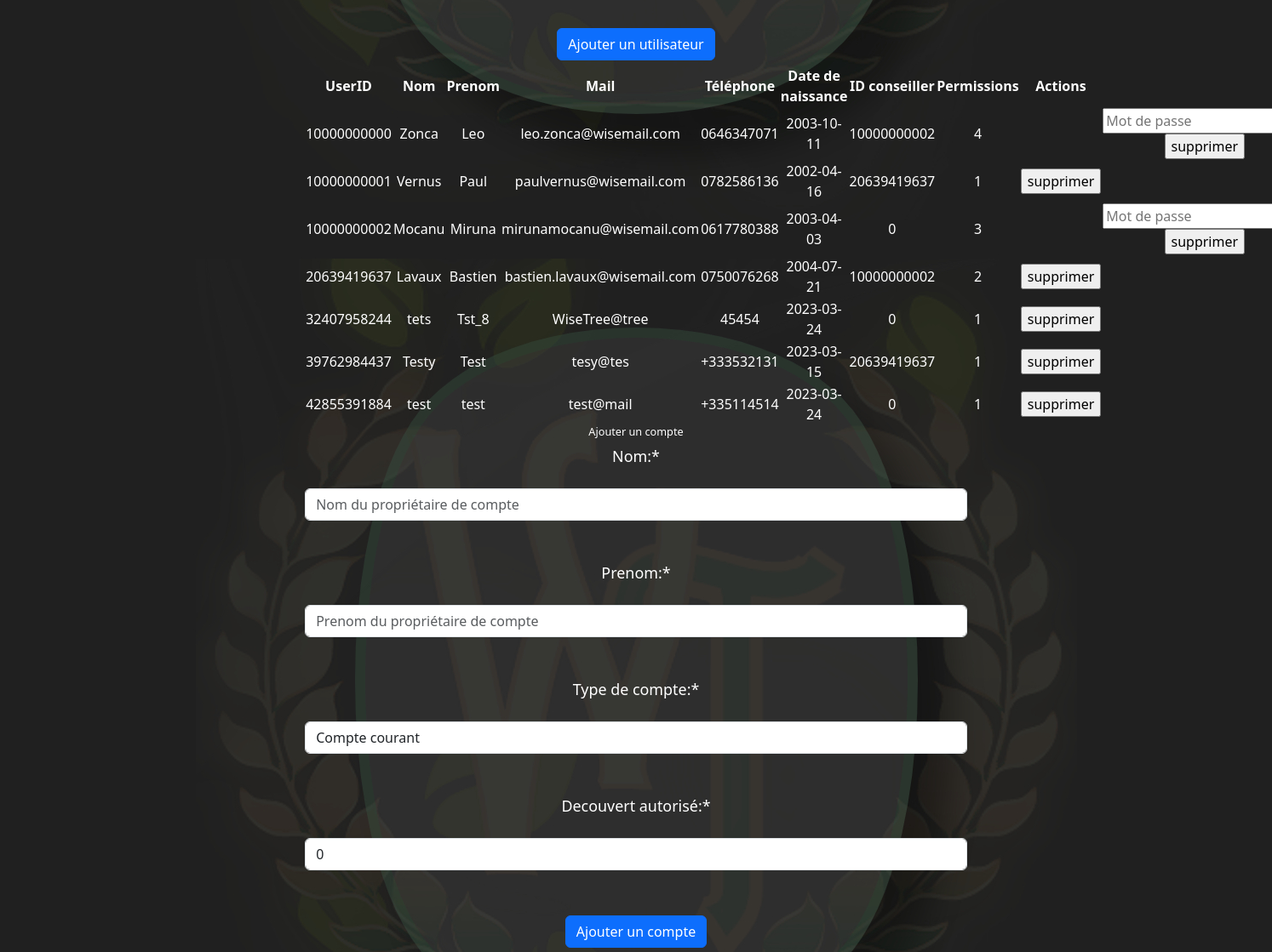
Before: /panneladmin.php (lower part) with the older database file.
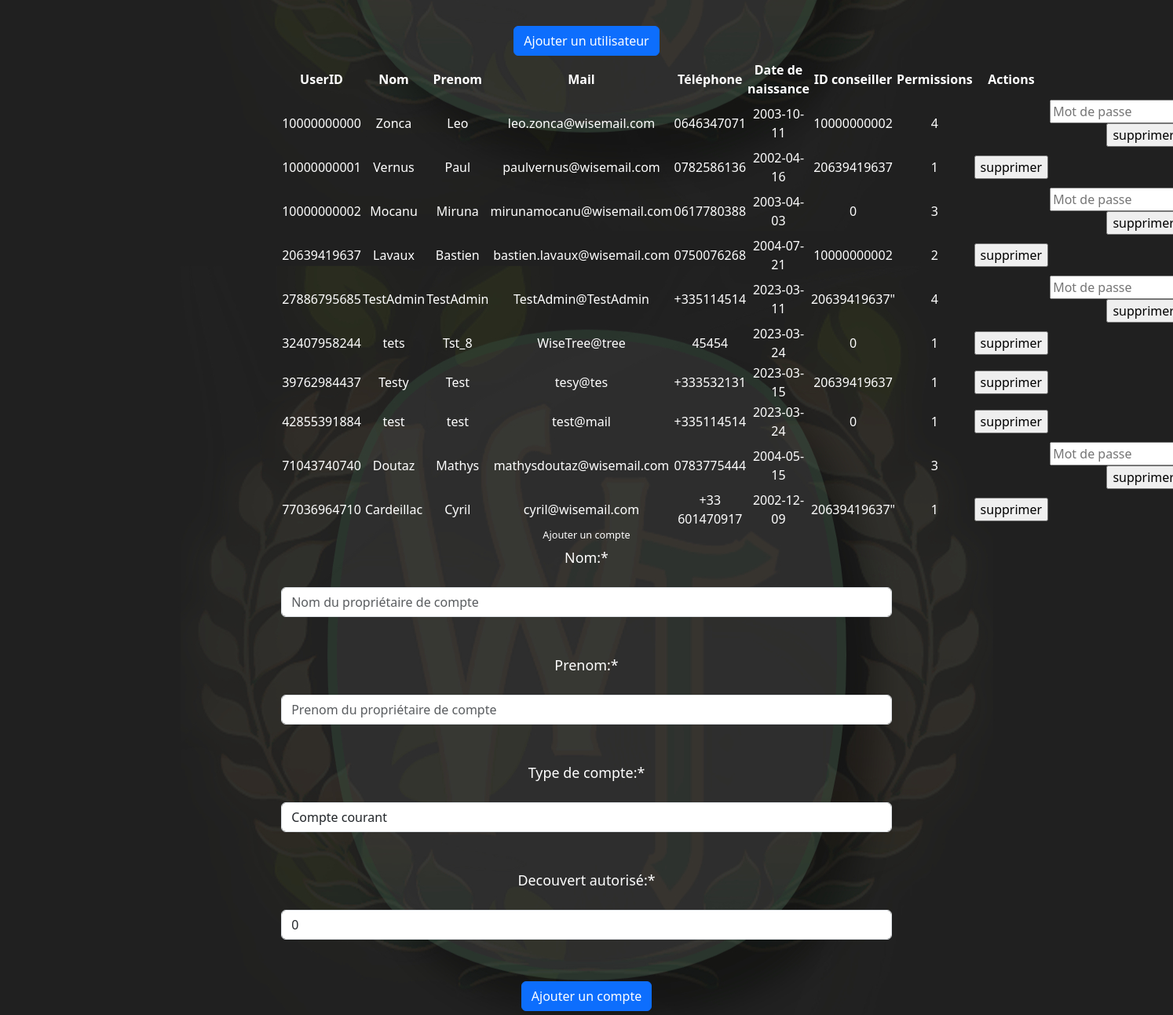
After: the same page with the newer database file.
### tables this page shows
CREATE TABLE IF NOT EXISTS `users` (
  `userid` varchar(255) NOT NULL,
  `nom` varchar(255) NOT NULL,
  `prenom` varchar(255) NOT NULL,
  `date_naissance` date NOT NULL,
  `password` varchar(255) NOT NULL,
  `mail` varchar(255) NOT NULL,
  `tel` varchar(255) NOT NULL,
  `idconseiller` varchar(255) DEFAULT NULL,
  `permissions` int NOT NULL DEFAULT '0',
  PRIMARY KEY (`userid`),
  KEY `FK_users_perms` (`permissions`)
);

### panneladmin.php (the view, shortened to what this page needs)
<?php
function displayusers ($bdd) {
    $sql = "SELECT * FROM users ";
    $request = $bdd->prepare($sql);
    $request->execute();
    echo '<table>';
    echo '<tr>
        <th>UserID</th>
        <th>Nom</th>
        <th>Prenom</th>
        <th>Mail</th>
        <th>Téléphone</th>
        <th>Date de naissance</th>
        <th>ID conseiller</th>
        <th>Permissions</th>
        <th>Actions</th>
    </tr>';
    while($data = $request->fetch()){
        echo '<tr>';
        echo '<td>' . $data['userid'] . '</td>';
        echo '<td>' . $data['nom'] . '</td>';
        echo '<td>' . $data['prenom'] . '</td>';
        echo '<td>' . $data['mail'] . '</td>';
        echo '<td>' . $data['tel'] . '</td>';
        echo '<td>' . $data['date_naissance'] . '</td>';
        echo '<td>' . $data['idconseiller'] . '</td>';
        echo '<td>' . $data['permissions'] . '</td>';
        echo '<td>';
        if($data['permissions'] >=3){
            echo '<td>';
            echo '<form method="POST">
                <input type="hidden" name="id" value="'. $data['userid'] .'">
                <input type="password" name="password" placeholder="Mot de passe">
                <input type="submit" name="delete" value="supprimer">
            </form>';
        } else {
            echo '<form method="POST">
                <input type="hidden" name="id" value="'. $data['userid'] .'">
                <input type="submit" name="delete" value="supprimer" onclick="return confirm(\'Êtes-vous sûr de vouloir supprimer ce compte ?\')">
            </form>';
        }
        echo '</td>';
        echo '</tr>';
    }
    echo'</table>';
}
function checkconseillers($bdd){
    echo "<select name='conseiller' class='form-control'>";
    echo "</select><br><br>";
}
function checkranks($bdd){
    echo "<select name='perms' class='form-control' required>";
    echo "</select><br><br>";
}
  ?>
<!DOCTYPE HTML>
<html lang="fr">
    <head>
        <link href="https://cdn.jsdelivr.net/npm/bootstrap@5.3.0-alpha1/dist/css/bootstrap.min.css" rel="stylesheet">
        <link rel="stylesheet" type="text/css" href="css/style.css">
    </head>
    <body>
        <div class="container">
            <div class='login-container'>
            <div class ="row">
            <div class="col-sm">
			<div class="loginform">
				<form action="panneladmin.php" method="post">
					<label for="nom">Nom*:</label><br><br>
					<input type="text" id="nom" name="nom" placeholder="Votre nom" class="form-control" required><br><br>
                    <label for="prenom">Prenom*:</label><br><br>
					<input type="text" id="prenom" name="prenom" placeholder="Votre prenom" class="form-control" required><br><br>
                    <label for="email">Mail*:</label><br><br>
					<input type="mail" id="mail" name="email" placeholder="Wise@Tree.com" class="form-control" required><br><br>
					<label for="datenaissance">Date de naissance*:</label><br><br>
					<input type="date" id="date" name="datenaissance" placeholder="11/10/2003" class="form-control" required><br><br>
                    <label for="tel">N°télephone*:</label><br><br>
                    <input type="text" id="tel" name="tel" placeholder="+33***********" class="form-control" required><br><br>
                    <label for="conseiller">Conseiller</label><br><br>
                    <?php
                    $bdd = new PDO('mysql:host=localhost;dbname=wisebankdb;charset=utf8', 'root','');
                            checkconseillers($bdd);
                    ?>
                    <label for="perms">Permissions:*</label><br><br>
                    <?php
                        checkranks($bdd);
                    ?>
					<button name="adduser" class="btn btn-primary">Ajouter un utilisateur</button>
				</form>
                <?php
                    displayusers($bdd);
                ?>
                </div>
                <div class="col-sm">
                    <div class="loginform">
                    <h2>Ajouter un compte</h2>
                    <form action="panneladmin.php" method="post">
                        <label for="nomclient">Nom:*</label><br><br>
                        <input type="text" id="nomclient" name="nomclient" placeholder="Nom du propriétaire de compte" class="form-control" required><br><br>
                        <label for="prenomclient">Prenom:*</label><br><br>
                        <input type="text" id="prenomclient" name="prenomclient" placeholder="Prenom du propriétaire de compte" class="form-control" required><br><br>
                        <label for="nomcompte">Type de compte:*</label><br><br>
                        <select name='nomcompte' class="form-control" required>
                            <option value = "Courant" selected>Compte courant</option>
                        </select><br><br>
                        <label for="decouvert">Decouvert autorisé:*</label><br><br>
                        <select name="decouvert" class="form-control" required>
                            <option value = "0" selected>0</option>
                        </select><br><br>
                        <button name="addcompte" class="btn btn-primary">Ajouter un compte</button>
                    </form>
                </div>
            </div>
                </div>
            </div>
        </div>
	</body>
</html>

### css/style.css (style rules this page uses)
body { background-image: url("../background.png"); height: 100%; background-position-y: 40%; background-position-x: 50%; text-align: center; }
h2 { font-size: 0.85vw; text-align: center; }
label { font-size: 1.2vw; }
button { width: fit-content; font-size: 0.9vw; }
.container { color: white; }
div.login-container { color: white; margin-left: 20%; margin-right: 20%; }
.btn.btn-primary { margin: 5px; }

### panneladmin.php (style rules this page uses)
body { background-image: url("background.png"); height: 100%; background-position-y: 20%; background-position-x: 50%; }

Changed rows visible on the page:
added users: userid "27886795685", nom "TestAdmin", prenom "TestAdmin", mail "TestAdmin@TestAdmin", tel "+335114514", date_naissance "2023-03-11", idconseiller "20639419637\"", permissions "4"
added users: userid "71043740740", nom "Doutaz", prenom "Mathys", mail "mathysdoutaz@wisemail.com", tel "0783775444", date_naissance "2004-05-15", permissions "3"
added users: userid "77036964710", nom "Cardeillac", prenom "Cyril", mail "cyril@wisemail.com", tel "+33 601470917", date_naissance "2002-12-09", idconseiller "20639419637\"", permissions "1"
